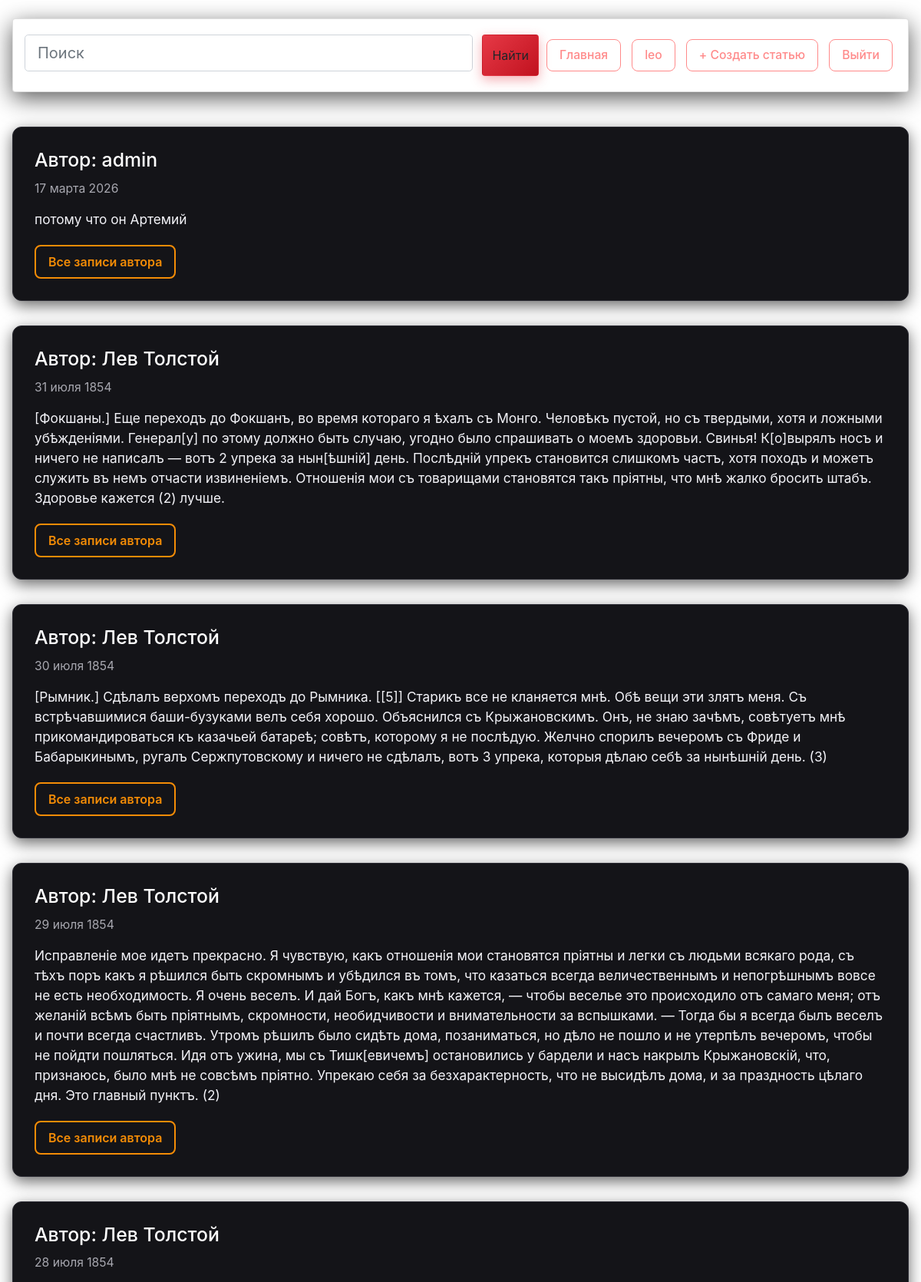
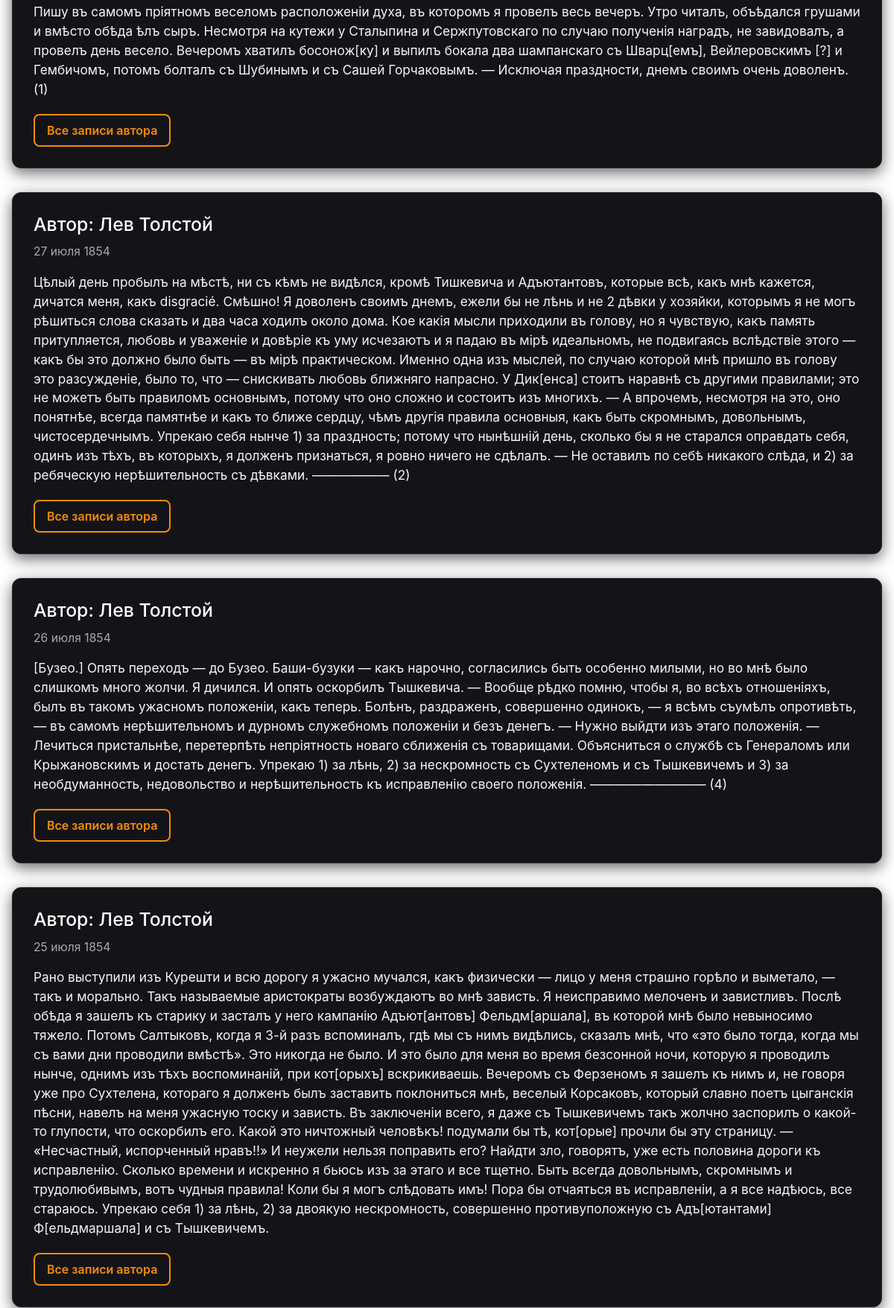
The app's page / (signed in, upper part) with its own data (2 pictures, top to bottom).
### posts/models.py (models this page shows, shortened)
class Post(models.Model):
    title = models.CharField(max_length=255)
    text = models.TextField()
    pub_date = models.DateTimeField(auto_now_add=True)
    author = models.ForeignKey(
        User,
        on_delete=models.CASCADE,
        related_name='posts'
    )

### posts/views.py (the view)
# urls.py: path('', views.index, name='index'),
def index(request):
    context = {}
    flag_search = False
    index = 'posts/index.html'
    context['title'] = 'Главная страница'
    if request.GET:
        context['title'] = 'Поиск по тексту'
        q = request.GET.get('q')
        if q:
            flag_search = True
            result = Post.objects.filter(text__contains = q)
            context['quest'] = q
            context['posts'] = result
        else:
            posts = Post.objects.order_by('-pub_date')[:10]
            context['posts'] = posts
    elif request.path == '/':
        posts = Post.objects.order_by('-pub_date')[:10]
        context['posts'] = posts
    context['search'] = flag_search
    return render(request, index, context)

### posts/templates/posts/index.html (shortened to what this page needs)
{% load static %}
<!DOCTYPE html>
<html lang="ru">
<head>
    <link rel="stylesheet" href="{% static 'index.css' %}">
    <link rel="stylesheet"
          href="https://stackpath.bootstrapcdn.com/bootstrap/4.4.1/css/bootstrap.min.css"
>
</head>
<body>
  <div class="card">
      <div class="card-body">
        <form class="form-inline" action="/">
          <div class="form-row">
            <input name="q" class="form-control form-control-lg" type="search"
                   placeholder="Поиск" {% if keyword %}value="{{ keyword }}"{% endif %}>
            <button class="btn" type="submit">Найти</button>
          </div>
          <div class="name">
            <a href="{% url 'main:index' %}">Главная</a>
            {% if user.is_authenticated %}
              <a href="{% url 'profile:main' %}">{{ user.username }}</a>
              <a href="{% url 'posts:create' %}" class="btn-create-post">
                + Создать статью
              </a>
              <a href="{% url 'users:logout' %}">Выйти</a>
            {% else %}
              <a href="{% url 'users:login' %}">Войти</a> |
              <a href="{% url 'users:register' %}">Регистрация</a>
            {% endif %}
          </div>
        </form>
      </div>
  </div>
  {% for post in posts %}
    <div class="post-item">
      <h3>Автор: {{ post.author.get_full_name }}</h3>
      <time>{{ post.pub_date|date:"d E Y" }}</time>
      <p>{{ post.text }}</p>
      {% if filter != 'author' %}
        <a href="{% url 'main:index' %}posts/?filter=author&q={{ post.author.get_full_name|urlencode }}"
           class="author-link">
          Все записи автора
        </a>
      {% endif %}
    </div>
  {% empty %}
    <div class="empty-message">
      Список пустой или ничего не найдено
    </div>
  {% endfor %}
</body>
</html>

### static/index.css (style rules this page uses)
:root { --bg-dark: #0a0a0e; --card-bg: #141418; --text-light: #f0f0f5; --text-muted: #a8a8b0; --accent-red: #e63946; --accent-red-dark:#c1121f; --accent-orange: #f48c06; --border: #2a2a32; --glow-red: 0 0 15px rgba(230, 57, 70, 0.6); --glow-orange: 0 0 12px rgba(244, 140, 6, 0.5); }
* { margin: 0; padding: 0; box-sizing: border-box; }
body { background: var(--bg-dark); color: var(--text-light); font-family: 'Roboto', sans-serif; line-height: 1.6; min-height: 100vh; padding: 24px 16px; }
.card { background: var(--card-bg); border: 1px solid var(--border); border-radius: 14px; box-shadow: 0 8px 30px rgba(0,0,0,0.65); margin-bottom: 45px; overflow: hidden; transition: all 0.3s ease; }
.card-body { padding: 32px 28px; }
.form-inline { display: flex; align-items: center; flex-wrap: wrap; gap: 15px; }
.form-row { display: flex; flex: 1; gap: 12px; min-width: 280px; }
.form-control-lg { flex: 1; background: #1e1e26; border: 2px solid #3a3a44; color: white; border-radius: 12px; padding: 16px 20px; font-size: 1.18rem; height: 54px; transition: all 0.3s ease; }
.btn { background: linear-gradient(135deg, var(--accent-red), var(--accent-red-dark)); border: none; color: white; font-weight: 700; padding: 16px 32px; border-radius: 12px; font-size: 1.1rem; cursor: pointer; height: 54px; white-space: nowrap; transition: all 0.3s ease; box-shadow: 0 5px 15px rgba(230, 57, 70, 0.4); }
.name { display: flex; align-items: center; gap: 14px; font-size: 1.05rem; }
.name a { color: #ff8a8a; text-decoration: none; font-weight: 500; padding: 8px 16px; border: 1px solid #ff8a8a; border-radius: 8px; transition: all 0.25s ease; font-size: 0.98rem; }
.post-item { background: var(--card-bg); border: 1px solid var(--border); border-radius: 12px; padding: 28px; margin-bottom: 32px; box-shadow: 0 6px 20px rgba(0,0,0,0.6); transition: all 0.3s cubic-bezier(0.25, 0.8, 0.25, 1); }
.post-item h3 { color: white; font-size: 1.55rem; margin-bottom: 10px; }
.post-item time { display: block; color: var(--text-muted); font-size: 0.98rem; margin-bottom: 16px; }
.post-item p { margin-bottom: 20px; font-size: 1.08rem; color: #f4f4f9; }
.post-item a { display: inline-block; color: var(--accent-orange); font-weight: 600; text-decoration: none; padding: 8px 16px; border: 2px solid var(--accent-orange); border-radius: 8px; transition: all 0.25s; }

### records on screen
Post: author.get_full_name "admin", pub_date "17 марта 2026", text "потому что он Артемий"
Post: author.get_full_name "Лев Толстой", pub_date "31 июля 1854", text "[Фокшаны.] Еще переходъ до Фокшанъ, во время котораго я ѣхалъ съ Монго. Человѣкъ пустой, но съ твердыми, хотя и ложными убѣжденіями. Генерал[у] по этому должно быть случаю, угодно было спрашивать о моемъ здоровьи. Свинья! К[о]вырялъ носъ и ничего не написалъ — вотъ 2 упрека за нын[ѣшній] день. Послѣдній упрекъ становится слишкомъ частъ, хотя походъ и можетъ служить въ немъ отчасти извиненіемъ. Отношенія мои съ товарищами становятся такъ пріятны, что мнѣ жалко бросить штабъ. Здоровье кажется (2) лучше."
Post: author.get_full_name "Лев Толстой", pub_date "30 июля 1854", text "[Рымник.] Сдѣлалъ верхомъ переходъ до Рымника. [[5]] Старикъ все не кланяется мнѣ. Обѣ вещи эти злятъ меня. Съ встрѣчавшимися баши-бузуками велъ себя хорошо. Объяснился съ Крыжановскимъ. Онъ, не знаю зачѣмъ, совѣтуетъ мнѣ прикомандироваться къ казачьей батареѣ; совѣтъ, которому я не послѣдую. Желчно спорилъ вечеромъ съ Фриде и Бабарыкинымъ, ругалъ Сержпутовскому и ничего не сдѣлалъ, вотъ 3 упрека, которыя дѣлаю себѣ за нынѣшній день. (3)"
Post: author.get_full_name "Лев Толстой", pub_date "29 июля 1854", text "Исправленіе мое идетъ прекрасно. Я чувствую, какъ отношенія мои становятся пріятны и легки съ людьми всякаго рода, съ тѣхъ поръ какъ я рѣшился быть скромнымъ и убѣдился въ томъ, что казаться всегда величественнымъ и непогрѣшнымъ вовсе не есть необходимость. Я очень веселъ. И дай Богъ, какъ мнѣ кажется, — чтобы веселье это происходило отъ самаго меня; отъ желаній всѣмъ быть пріятнымъ, скромности, необидчивости и внимательности за вспышками. — Тогда бы я всегда былъ веселъ и почти всегда счастливъ. Утромъ рѣшилъ было сидѣть дома, позаниматься, но дѣло не пошло и не утерпѣлъ вечеромъ, чтобы не пойдти пошляться. Идя отъ ужина, мы съ Тишк[евичемъ] остановились у бардели и насъ накрылъ…"
Post: author.get_full_name "Лев Толстой", pub_date "28 июля 1854", text "Пишу въ самомъ пріятномъ веселомъ расположеніи духа, въ которомъ я провелъ весь вечеръ. Утро читалъ, объѣдался грушами и вмѣсто обѣда ѣлъ сыръ. Несмотря на кутежи у Сталыпина и Сержпутовскаго по случаю полученія наградъ, не завидовалъ, а провелъ день весело. Вечеромъ хватилъ босонож[ку] и выпилъ бокала два шампанскаго съ Шварц[емъ], Вейлеровскимъ [?] и Гембичомъ, потомъ болталъ съ Шубинымъ и съ Сашей Горчаковымъ. — Исключая праздности, днемъ своимъ очень доволенъ. (1)"
Post: author.get_full_name "Лев Толстой", pub_date "27 июля 1854", text "Цѣлый день пробылъ на мѣстѣ, ни съ кѣмъ не видѣлся, кромѣ Тишкевича и Адъютантовъ, которые всѣ, какъ мнѣ кажется, дичатся меня, какъ disgracié. Смѣшно! Я доволенъ своимъ днемъ, ежели бы не лѣнь и не 2 дѣвки у хозяйки, которымъ я не могъ рѣшиться слова сказать и два часа ходилъ около дома. Кое какія мысли приходили въ голову, но я чувствую, какъ память притупляется, любовь и уваженіе и довѣріе къ уму исчезаютъ и я падаю въ мірѣ идеальномъ, не подвигаясь вслѣдствіе этого — какъ бы это должно было быть — въ мірѣ практическом. Именно одна изъ мыслей, по случаю которой мнѣ пришло въ голову это разсужденіе, было то, что — снискивать любовь ближняго напрасно. У Дик[енса] стоитъ наравнѣ съ другими…"
Post: author.get_full_name "Лев Толстой", pub_date "26 июля 1854", text "[Бузео.] Опять переходъ — до Бузео. Баши-бузуки — какъ нарочно, согласились быть особенно милыми, но во мнѣ было слишкомъ много жолчи. Я дичился. И опять оскорбилъ Тышкевича. — Вообще рѣдко помню, чтобы я, во всѣхъ отношеніяхъ, былъ въ такомъ ужасномъ положеніи, какъ теперь. Болѣнъ, раздраженъ, совершенно одинокъ, — я всѣмъ съумѣлъ опротивѣть, — въ самомъ нерѣшительномъ и дурномъ служебномъ положеніи и безъ денегъ. — Нужно выйдти изъ этаго положенія. — Лечиться пристальнѣе, перетерпѣть непріятность новаго сближенія съ товарищами. Объясниться о службѣ съ Генераломъ или Крыжановскимъ и достать денегъ. Упрекаю 1) за лѣнь, 2) за нескромность съ Сухтеленомъ и съ Тышкевичемъ и 3) за…"
Post: author.get_full_name "Лев Толстой", pub_date "25 июля 1854", text "Рано выступили изъ Курешти и всю дорогу я ужасно мучался, какъ физически — лицо у меня страшно горѣло и выметало, — такъ и морально. Такъ называемые аристократы возбуждаютъ во мнѣ зависть. Я неисправимо мелоченъ и завистливъ. Послѣ обѣда я зашелъ къ старику и засталъ у него кампанію Адъют[антовъ] Фельдм[аршала], въ которой мнѣ было невыносимо тяжело. Потомъ Салтыковъ, когда я 3-й разъ вспоминалъ, гдѣ мы съ нимъ видѣлись, сказалъ мнѣ, что «это было тогда, когда мы съ вами дни проводили вмѣстѣ». Это никогда не было. И это было для меня во время безсонной ночи, которую я проводилъ нынче, однимъ изъ тѣхъ воспоминаній, при кот[орыхъ] вскрикиваешь. Вечеромъ съ Ферзеномъ я зашелъ къ нимъ и, не…"

### other values on screen
{{ user.username }} "leo"
